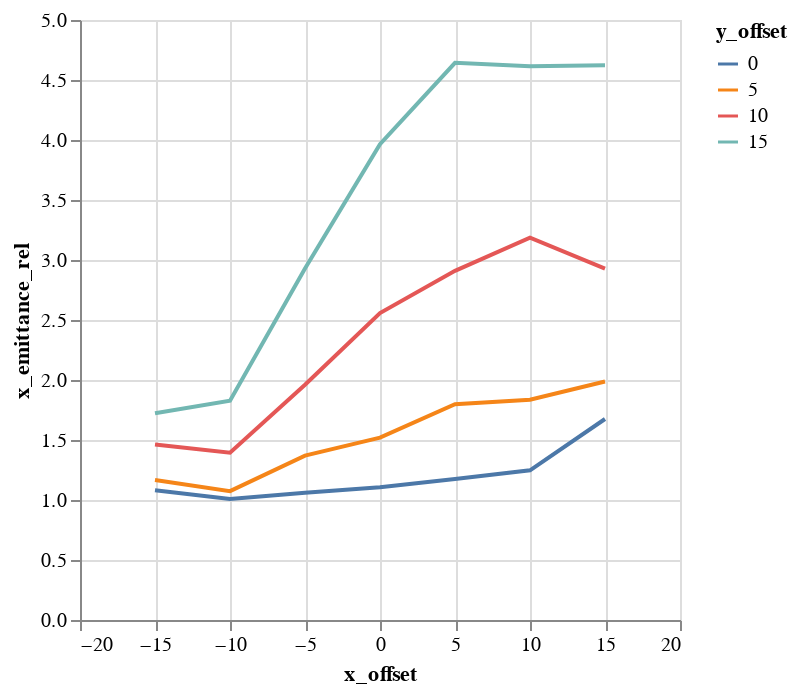

Notebook source saved alongside this figure:
### Code cell
alt.Chart(emit_df).mark_line().encode(
    color='y_offset:N',
    x='x_offset',
    y='x_emittance_rel',
)

### Figure 1 — Vega-Lite specification as saved in the notebook (floating-point values rounded to 4 significant figures)
{"$schema": "https://vega.github.io/schema/vega-lite/v1.2.1.json", "data": {"values": [{"losses": 1, "relbeta": 0.002308, "sourceID": 16777222, "sourceName": "x_-15_y_0", "x_emittance": 1.753, "x_emittance_rel": 1.081, "x_norm_emittance": 0.004047, "x_offset": -15, "y_emittance": 1.657, "y_emittance_rel": 1.054, "y_norm_emittance": 0.003825, "y_offset": 0}, {"losses": 2, "relbeta": 0.002308, "sourceID": 16777229, "sourceName": "x_-15_y_5", "x_emittance": 1.858, "x_emittance_rel": 1.166, "x_norm_emittance": 0.004288, "x_offset": -15, "y_emittance": 1.713, "y_emittance_rel": 1.075, "y_norm_emittance": 0.003955, "y_offset": 5}, {"losses": 0, "relbeta": 0.002308, "sourceID": 16777236, "sourceName": "x_-15_y_10", "x_emittance": 2.364, "x_emittance_rel": 1.462, "x_norm_emittance": 0.005458, "x_offset": -15, "y_emittance": 1.987, "y_emittance_rel": 1.244, "y_norm_emittance": 0.004586, "y_offset": 10}, {"losses": 1, "relbeta": 0.002308, "sourceID": 16777243, "sourceName": "x_-15_y_15", "x_emittance": 2.878, "x_emittance_rel": 1.722, "x_norm_emittance": 0.006644, "x_offset": -15, "y_emittance": 2.704, "y_emittance_rel": 1.627, "y_norm_emittance": 0.006243, "y_offset": 15}, {"losses": 0, "relbeta": 0.002308, "sourceID": 16777220, "sourceName": "x_-10_y_0", "x_emittance": 1.606, "x_emittance_rel": 1.009, "x_norm_emittance": 0.003708, "x_offset": -10, "y_emittance": 1.617, "y_emittance_rel": 1.042, "y_norm_emittance": 0.003733, "y_offset": 0}, {"losses": 0, "relbeta": 0.002308, "sourceID": 16777227, "sourceName": "x_-10_y_5", "x_emittance": 1.732, "x_emittance_rel": 1.074, "x_norm_emittance": 0.003999, "x_offset": -10, "y_emittance": 1.752, "y_emittance_rel": 1.109, "y_norm_emittance": 0.004044, "y_offset": 5}, {"losses": 0, "relbeta": 0.002308, "sourceID": 16777234, "sourceName": "x_-10_y_10", "x_emittance": 2.072, "x_emittance_rel": 1.393, "x_norm_emittance": 0.004782, "x_offset": -10, "y_emittance": 2.265, "y_emittance_rel": 1.36, "y_norm_emittance": 0.005229, "y_offset": 10}, {"losses": 0, "relbeta": 0.002308, "sourceID": 16777241, "sourceName": "x_-10_y_15", "x_emittance": 2.649, "x_emittance_rel": 1.827, "x_norm_emittance": 0.006115, "x_offset": -10, "y_emittance": 2.561, "y_emittance_rel": 1.567, "y_norm_emittance": 0.005912, "y_offset": 15}, {"losses": 0, "relbeta": 0.002308, "sourceID": 16777218, "sourceName": "x_-5_y_0", "x_emittance": 1.778, "x_emittance_rel": 1.061, "x_norm_emittance": 0.004105, "x_offset": -5, "y_emittance": 1.851, "y_emittance_rel": 1.078, "y_norm_emittance": 0.004273, "y_offset": 0}, {"losses": 0, "relbeta": 0.002308, "sourceID": 16777225, "sourceName": "x_-5_y_5", "x_emittance": 2.086, "x_emittance_rel": 1.369, "x_norm_emittance": 0.004816, "x_offset": -5, "y_emittance": 2.159, "y_emittance_rel": 1.328, "y_norm_emittance": 0.004985, "y_offset": 5}, {"losses": 0, "relbeta": 0.002308, "sourceID": 16777232, "sourceName": "x_-5_y_10", "x_emittance": 2.964, "x_emittance_rel": 1.961, "x_norm_emittance": 0.006842, "x_offset": -5, "y_emittance": 3.064, "y_emittance_rel": 1.983, "y_norm_emittance": 0.007074, "y_offset": 10}, {"losses": 0, "relbeta": 0.002308, "sourceID": 16777239, "sourceName": "x_-5_y_15", "x_emittance": 4.954, "x_emittance_rel": 2.928, "x_norm_emittance": 0.01144, "x_offset": -5, "y_emittance": 4.62, "y_emittance_rel": 3.07, "y_norm_emittance": 0.01066, "y_offset": 15}, {"losses": 0, "relbeta": 0.002308, "sourceID": 16777216, "sourceName": "x_0_y_0", "x_emittance": 1.703, "x_emittance_rel": 1.106, "x_norm_emittance": 0.003931, "x_offset": 0, "y_emittance": 1.71, "y_emittance_rel": 1.113, "y_norm_emittance": 0.003946, "y_offset": 0}, {"losses": 0, "relbeta": 0.002308, "sourceID": 16777223, "sourceName": "x_0_y_5", "x_emittance": 2.34, "x_emittance_rel": 1.519, "x_norm_emittance": 0.005403, "x_offset": 0, "y_emittance": 2.426, "y_emittance_rel": 1.581, "y_norm_emittance": 0.005601, "y_offset": 5}, {"losses": 0, "relbeta": 0.002308, "sourceID": 16777230, "sourceName": "x_0_y_10", "x_emittance": 3.589, "x_emittance_rel": 2.558, "x_norm_emittance": 0.008285, "x_offset": 0, "y_emittance": 3.79, "y_emittance_rel": 2.569, "y_norm_emittance": 0.008748, "y_offset": 10}, {"losses": 0, "relbeta": 0.002308, "sourceID": 16777237, "sourceName": "x_0_y_15", "x_emittance": 7.012, "x_emittance_rel": 3.966, "x_norm_emittance": 0.01619, "x_offset": 0, "y_emittance": 6.822, "y_emittance_rel": 4.231, "y_norm_emittance": 0.01575, "y_offset": 15}, {"losses": 0, "relbeta": 0.002308, "sourceID": 16777217, "sourceName": "x_5_y_0", "x_emittance": 1.82, "x_emittance_rel": 1.174, "x_norm_emittance": 0.004201, "x_offset": 5, "y_emittance": 1.962, "y_emittance_rel": 1.172, "y_norm_emittance": 0.004529, "y_offset": 0}, {"losses": 0, "relbeta": 0.002308, "sourceID": 16777224, "sourceName": "x_5_y_5", "x_emittance": 2.881, "x_emittance_rel": 1.798, "x_norm_emittance": 0.00665, "x_offset": 5, "y_emittance": 2.651, "y_emittance_rel": 1.799, "y_norm_emittance": 0.006121, "y_offset": 5}, {"losses": 0, "relbeta": 0.002308, "sourceID": 16777231, "sourceName": "x_5_y_10", "x_emittance": 4.255, "x_emittance_rel": 2.91, "x_norm_emittance": 0.009824, "x_offset": 5, "y_emittance": 4.069, "y_emittance_rel": 2.553, "y_norm_emittance": 0.009394, "y_offset": 10}, {"losses": 0, "relbeta": 0.002308, "sourceID": 16777238, "sourceName": "x_5_y_15", "x_emittance": 7.422, "x_emittance_rel": 4.644, "x_norm_emittance": 0.01713, "x_offset": 5, "y_emittance": 7.552, "y_emittance_rel": 4.798, "y_norm_emittance": 0.01743, "y_offset": 15}, {"losses": 0, "relbeta": 0.002308, "sourceID": 16777219, "sourceName": "x_10_y_0", "x_emittance": 1.895, "x_emittance_rel": 1.248, "x_norm_emittance": 0.004375, "x_offset": 10, "y_emittance": 1.907, "y_emittance_rel": 1.192, "y_norm_emittance": 0.004402, "y_offset": 0}, {"losses": 0, "relbeta": 0.002308, "sourceID": 16777226, "sourceName": "x_10_y_5", "x_emittance": 2.656, "x_emittance_rel": 1.835, "x_norm_emittance": 0.006131, "x_offset": 10, "y_emittance": 2.479, "y_emittance_rel": 1.645, "y_norm_emittance": 0.005723, "y_offset": 5}, {"losses": 0, "relbeta": 0.002308, "sourceID": 16777233, "sourceName": "x_10_y_10", "x_emittance": 5.553, "x_emittance_rel": 3.186, "x_norm_emittance": 0.01282, "x_offset": 10, "y_emittance": 4.884, "y_emittance_rel": 3.029, "y_norm_emittance": 0.01127, "y_offset": 10}, {"losses": 0, "relbeta": 0.002308, "sourceID": 16777240, "sourceName": "x_10_y_15", "x_emittance": 7.259, "x_emittance_rel": 4.615, "x_norm_emittance": 0.01676, "x_offset": 10, "y_emittance": 6.984, "y_emittance_rel": 4.621, "y_norm_emittance": 0.01612, "y_offset": 15}, {"losses": 0, "relbeta": 0.002308, "sourceID": 16777221, "sourceName": "x_15_y_0", "x_emittance": 2.51, "x_emittance_rel": 1.675, "x_norm_emittance": 0.005794, "x_offset": 15, "y_emittance": 1.819, "y_emittance_rel": 1.153, "y_norm_emittance": 0.0042, "y_offset": 0}, {"losses": 1, "relbeta": 0.002308, "sourceID": 16777228, "sourceName": "x_15_y_5", "x_emittance": 3.124, "x_emittance_rel": 1.987, "x_norm_emittance": 0.007211, "x_offset": 15, "y_emittance": 2.545, "y_emittance_rel": 1.713, "y_norm_emittance": 0.005876, "y_offset": 5}, {"losses": 0, "relbeta": 0.002308, "sourceID": 16777235, "sourceName": "x_15_y_10", "x_emittance": 4.751, "x_emittance_rel": 2.928, "x_norm_emittance": 0.01097, "x_offset": 15, "y_emittance": 4.545, "y_emittance_rel": 2.813, "y_norm_emittance": 0.01049, "y_offset": 10}, {"losses": 0, "relbeta": 0.002308, "sourceID": 16777242, "sourceName": "x_15_y_15", "x_emittance": 7.002, "x_emittance_rel": 4.622, "x_norm_emittance": 0.01616, "x_offset": 15, "y_emittance": 7.184, "y_emittance_rel": 4.525, "y_norm_emittance": 0.01658, "y_offset": 15}]}, "encoding": {"color": {"field": "y_offset", "type": "nominal"}, "x": {"field": "x_offset", "type": "quantitative"}, "y": {"field": "x_emittance_rel", "type": "quantitative"}}, "mark": "line"}
